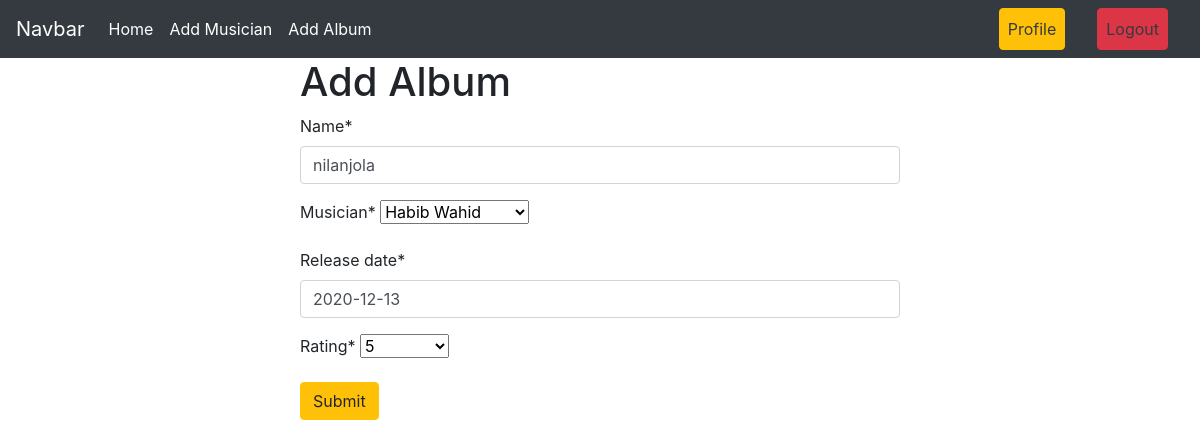
Screenshot of /album/edit/19 (signed in) with the database file from the repository.
### Album/models.py (models this page shows, shortened)
class album(models.Model):
    name=models.CharField( max_length=50)
    musician=models.ForeignKey(musician,on_delete=models.CASCADE)
    release_date=models.DateField()
    rating = models.IntegerField(choices=((1, '1'), (2, '2'), (3, '3'), (4, '4'), (5, '5')))

### Album/views.py (the view)
# urls.py: path('edit/<int:id>',views.EditAlbumView.as_view(),name='edit_album'),
@method_decorator(login_required, name='dispatch')
class EditAlbumView(UpdateView):
    model = models.album
    form_class = forms.albumForm
    template_name = 'add_album.html'
    pk_url_kwarg = 'id'
    success_url = reverse_lazy('homepage')

### Album/forms.py
class albumForm(forms.ModelForm):
    class Meta:
        model=album
        fields='__all__'

### Musician/models.py (called while the page is built)
    def __str__(self):
        return f'{self.first_name} {self.last_name}'

### Album/templates/add_album.html (shortened to what this page needs)
{% extends "base.html" %}
{%  load crispy_forms_tags %}
{% block content %}
<form style="width:50% ; margin : auto" method="post">
    <h1>Add Album</h1>
{{form | crispy}}
<button class="btn btn-warning">Submit</button>
{% endblock content %}

### rows the page displays
album: name "nilanjola", musician "Habib Wahid", release_date "2020-12-13", rating "5"
